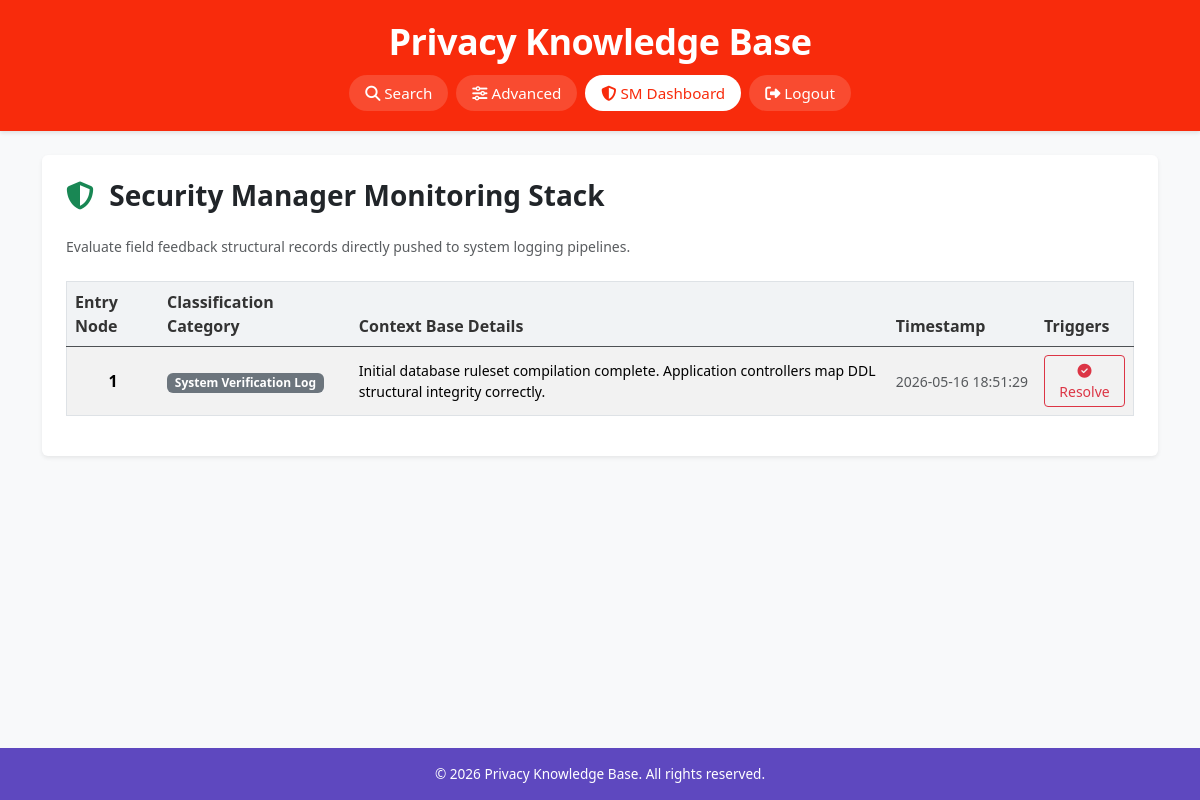
Screenshot of /security_manager.php (signed in) with the database file from the repository.
### tables this page shows
CREATE TABLE `feedback` (
    `id` INT(11) NOT NULL AUTO_INCREMENT,
    `feedback_type` VARCHAR(100) NOT NULL,
    `feedback_content` TEXT NOT NULL,
    `created_at` TIMESTAMP DEFAULT CURRENT_TIMESTAMP,
    PRIMARY KEY (`id`)
);

### public/security_manager.php (the view, shortened to what this page needs)
<?php
$db = Database::getInstance();
$feedbacks = [];
try {
    $stmt = $db->query("SELECT * FROM feedback ORDER BY id DESC");
    $feedbacks = $stmt->fetchAll();
} catch (\Exception $e) {
    error_log("Feedback inspection compilation interface fault: " . $e->getMessage());
}
require_once __DIR__ . '/../includes/header.php';
?>
<div class="card border-0 shadow-sm p-4">
    <h3 class="fw-bold mb-4"><i class="fas fa-shield-alt text-success me-2"></i> Security Manager Monitoring Stack</h3>
    <p class="text-muted small mb-4">Evaluate field feedback structural records directly pushed to system logging pipelines.</p>
    <div class="table-responsive">
        <table class="table table-striped table-hover align-middle border">
            <thead class="table-dark">
                <tr>
                    <th>Entry Node</th>
                    <th>Classification Category</th>
                    <th>Context Base Details</th>
                    <th>Timestamp</th>
                    <th>Triggers</th>
                </tr>
            </thead>
            <tbody>
                <?php if (empty($feedbacks)): ?>
                    <tr><td colspan="5" class="text-center text-muted">Feedback processing logs currently evaluate unpopulated.</td></tr>
                <?php else: ?>
                    <?php foreach ($feedbacks as $row): ?>
                        <tr>
                            <td class="fw-bold text-center"><?= htmlspecialchars((string)$row['id']) ?></td>
                            <td><span class="badge bg-secondary"><?= htmlspecialchars($row['feedback_type']) ?></span></td>
                            <td class="small text-break"><?= htmlspecialchars($row['feedback_content']) ?></td>
                            <td class="small text-muted text-nowrap"><?= htmlspecialchars($row['created_at']) ?></td>
                            <td class="text-center">
                                <form action="/security_manager.php" method="POST" onsubmit="return confirm('Purge selected monitoring record permanently?');" class="m-0">
                                    <button type="submit" class="btn btn-sm btn-outline-danger" title="Clear Record">
                                        <i class="fas fa-check-circle"></i> Resolve
                                    </button>
                                </form>
                            </td>
                        </tr>
                    <?php endforeach; ?>
                <?php endif; ?>
            </tbody>
        </table>
    </div>
</div>
<?php require_once __DIR__ . '/../includes/footer.php'; ?>

### public/styles.css (style rules this page uses)
:root { --color-primary: #f82b0c; --color-secondary: #5e48bf; --color-bg: #f8f9fa; --color-text: #333333; }
body { font-family: system-ui, -apple-system, BlinkMacSystemFont, "Segoe UI", Roboto, "Helvetica Neue", Arial, sans-serif; background-color: var(--color-bg); color: var(--color-text); display: flex; flex-direction: column; min-height: 100vh; }
.table th { font-weight: 600; background-color: #f1f3f5 !important; color: var(--color-text) !important; }

### rows the page displays
feedback: id "1", feedback_type "System Verification Log", feedback_content "Initial database ruleset compilation complete. Application controllers map DDL structural integrity correctly.", created_at "2026-05-16 18:51:29"
